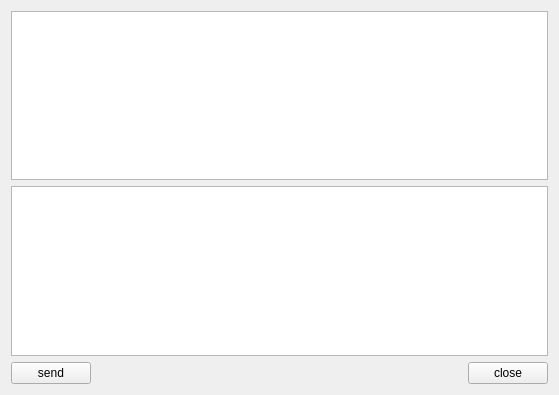
<?xml version="1.0" encoding="UTF-8"?>
<ui version="4.0">
 <class>ServerWidget</class>
 <widget class="QWidget" name="ServerWidget">
  <property name="geometry">
   <rect>
    <x>0</x>
    <y>0</y>
    <width>559</width>
    <height>395</height>
   </rect>
  </property>
  <property name="windowTitle">
   <string>服务器</string>
  </property>
  <layout class="QGridLayout" name="gridLayout">
   <item row="0" column="0" colspan="3">
    <widget class="QTextEdit" name="textEditRead">
     <property name="readOnly">
      <bool>true</bool>
     </property>
    </widget>
   </item>
   <item row="1" column="0" colspan="3">
    <widget class="QTextEdit" name="textEditWrite">
     <property name="readOnly">
      <bool>false</bool>
     </property>
    </widget>
   </item>
   <item row="2" column="0">
    <widget class="QPushButton" name="ButtonSend">
     <property name="text">
      <string>send</string>
     </property>
    </widget>
   </item>
   <item row="2" column="1">
    <spacer name="horizontalSpacer">
     <property name="orientation">
      <enum>Qt::Horizontal</enum>
     </property>
     <property name="sizeHint" stdset="0">
      <size>
       <width>334</width>
       <height>20</height>
      </size>
     </property>
    </spacer>
   </item>
   <item row="2" column="2">
    <widget class="QPushButton" name="ButtonClose">
     <property name="text">
      <string>close</string>
     </property>
    </widget>
   </item>
  </layout>
 </widget>
 <layoutdefault spacing="6" margin="11"/>
 <resources/>
 <connections/>
</ui>
